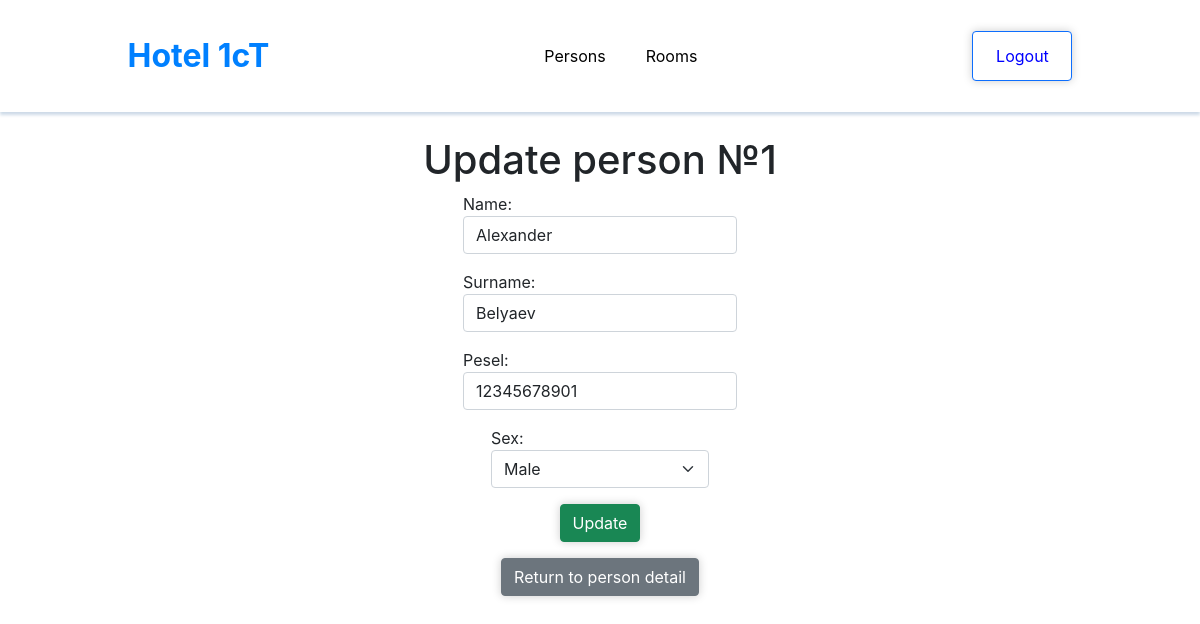
/person/1/update (signed in), run on the app's committed database.
### hotel/models.py (models this page shows, shortened)
class Person(models.Model):
    name = models.CharField(max_length=255, blank=True)
    surname = models.CharField(max_length=255, blank=True)
    pesel = models.PositiveIntegerField(unique=True)
    MALE = 'Male'
    FEMALE = 'Female'
    N = 'Not selected'
    GENDER_CHOICES = [(MALE, 'Male'), (FEMALE, 'Female'), (N, "I don't want to answer")]
    sex = models.CharField(
        max_length=12,
        choices=GENDER_CHOICES,
        default=N,
    )

### hotel/views.py (the view, shortened to what this page needs)
# urls.py: path("person/<int:pk>/update", PersonUpdateView.as_view(), name="person_update"),
@method_decorator(user_passes_test(is_admin), name='dispatch')
class PersonUpdateView(UpdateView):
    model = Person
    form_class = PersonForm
    template_name_suffix = "_update_form"

### hotel/forms.py
class PersonForm(forms.ModelForm):
    class Meta:
        model = Person
        fields = ['name', 'surname', 'pesel', 'sex']
    def __init__(self, *args, **kwargs):
        super(PersonForm, self).__init__(*args, **kwargs)
        for field_name, field in self.fields.items():
            if isinstance(field.widget, forms.TextInput) or isinstance(field.widget, forms.NumberInput):
                field.widget.attrs['class'] = 'form-control'
            else:
                field.widget.attrs['class'] = 'form-select'

### hotel/views.py (called while the page is built)
def is_admin(user):
    return user.is_active and user.is_staff and user.is_superuser

### hotel/templates/hotel/person_update_form.html (shortened to what this page needs)
{% extends 'hotel/base.html' %}
{% block body %}
    <section>
        <div class="container mt-4">
            <h1 class="text-center">Update person №{{ person.pk }}</h1>
            <div class="row justify-content-center">
                <div class="col-md-6" style="display: flex; justify-content: center; align-items: center; flex-direction: column">
                    <form method="POST" style="display: flex; justify-content: center; align-items: center; flex-direction: column">
                        {{ form.as_p }}
                        <button type="submit" class="btn btn-success">
                            Update
                        </button>
                    </form>
                </div>
            </div>
            <div class="row mt-3">
                <div class="col text-center" style="display: flex; justify-content: center; align-items: center; flex-direction: column">
                    <form action="{% url 'hotel:person_detail' pk=person.pk %}">
                        <button class="btn btn-secondary">Return to person detail</button>
                    </form>
                </div>
            </div>
        </div>
    </section>
{% endblock %}

### data on the page
Person: pk "1", name "Alexander", surname "Belyaev", pesel "12345678901", sex "Male"
